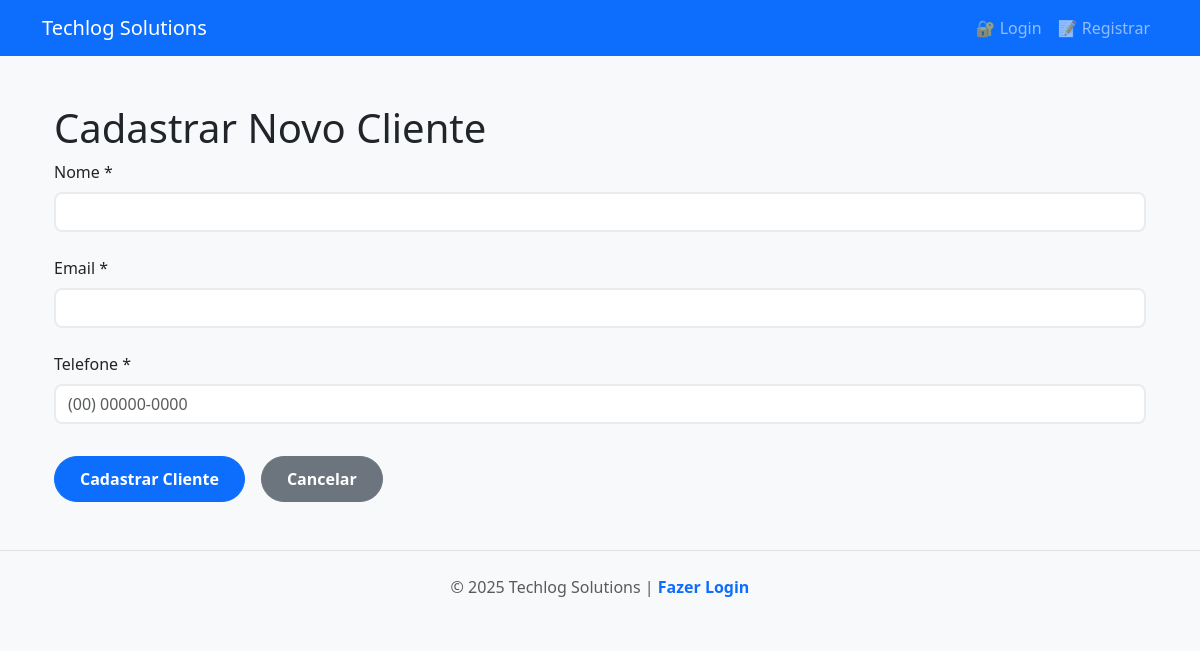
/clientes/2, run on an earlier commit of the app's database.
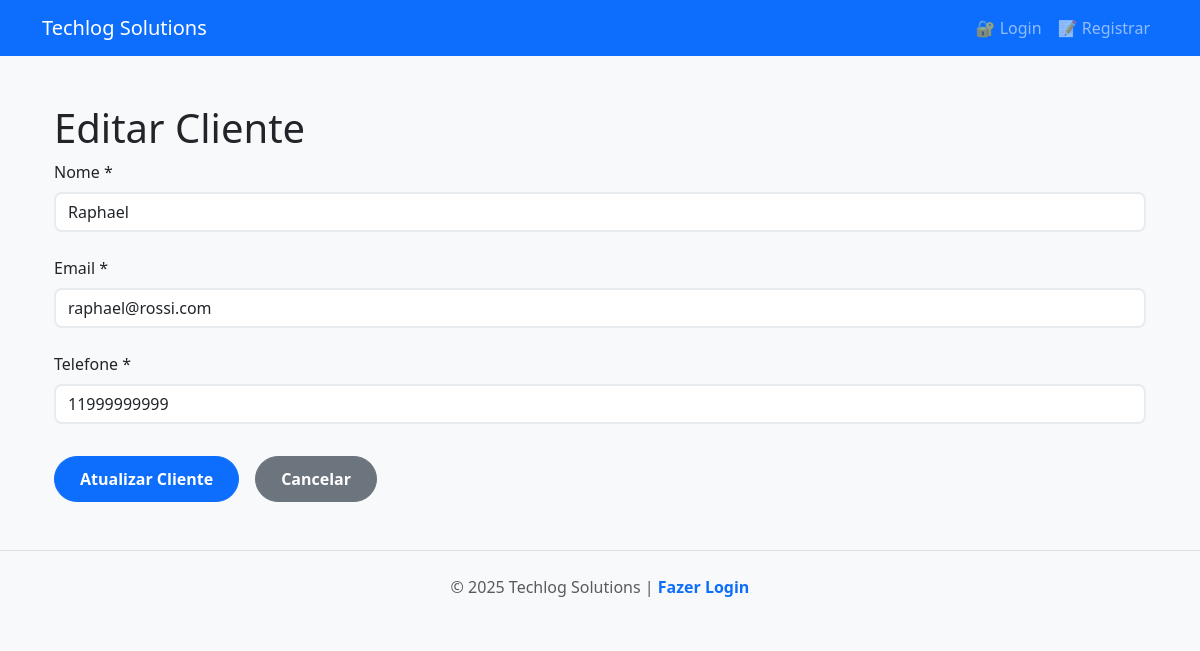
And on a later commit of the database.
### tables this page shows
CREATE TABLE clientes (
                    id INTEGER PRIMARY KEY AUTOINCREMENT,
                    nome TEXT NOT NULL,
                    email TEXT NOT NULL,
                    telefone TEXT NOT NULL
                );

### app/rotas/cliente.py (the view)
@front_router.get("/{cliente_id}", response_class=HTMLResponse)
async def pagina_editar_cliente(
    request: Request,
    cliente_id: int,
    cliente_repositorio: Annotated[
        ClienteRepositorio, Depends(obter_cliente_repositorio)
    ],
):
    cliente = await cliente_repositorio.buscar_cliente(cliente_id)
    return templates.TemplateResponse(
        request=request,
        name="clientes-form.html",
        context={
            "cliente": cliente,
        },
    )

### templates/clientes-form.html (shortened to what this page needs)
{% extends "base.html" %}  {% block conteudo %}
<div class="container">
  <h1>
    {{ 'Editar' if cliente else 'Cadastrar Novo' }} Cliente {{cliente_id}}
  </h1>
  <form id="formCliente" class="form-cliente">
    <div class="form-group">
      <label for="nome">Nome *</label>
      <input
        type="text"
        id="nome"
        name="nome"
        class="form-control"
        value="{{ cliente.nome if cliente else '' }}"
        required
      />
    </div>
    <div class="form-group">
      <label for="email">Email *</label>
      <input
        type="email"
        id="email"
        name="email"
        class="form-control"
        value="{{ cliente.email if cliente else '' }}"
        required
      />
    </div>
    <div class="form-group">
      <label for="telefone">Telefone *</label>
      <input
        type="tel"
        id="telefone"
        name="telefone"
        class="form-control"
        placeholder="(00) 00000-0000"
        value="{{ cliente.telefone if cliente else '' }}"
        required
      />
    </div>
    <div class="form-actions">
      <button type="submit" class="btn btn-primary">
        {{ 'Atualizar' if cliente else 'Cadastrar' }} Cliente
      </button>
      <a href="/clientes" class="btn btn-secondary">Cancelar</a>
    </div>
  </form>
</div>
{% endblock %}

What changed in the data, as far as the page shows it:
added clientes: nome "Raphael", email "raphael@rossi.com", telefone "11999999999"
Also different on the page:
{{ 'Editar' if cliente else 'Cadastrar Novo' }}: "Cadastrar Novo" → "Editar"
{{ 'Atualizar' if cliente else 'Cadastrar' }}: "Cadastrar" → "Atualizar"
